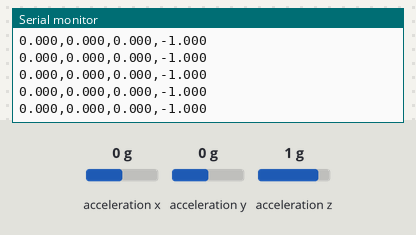
Bench run of a sketch on a simulated Arduino Uno, built with avr-gcc and run on an emulated ATmega328P. Parts: the last lines printed to the serial monitor. Wiring (inferred from the names in the program): MPU-6050 motion sensor at I2C address 0x68. Inputs (shaded band) come from the test bench; at power-on: acceleration x 0 g, acceleration z 1 g, acceleration y 0 g.

Above: at 5.4 s.
5.5 s: acceleration x set to -1.4 g
At 5.51 s:
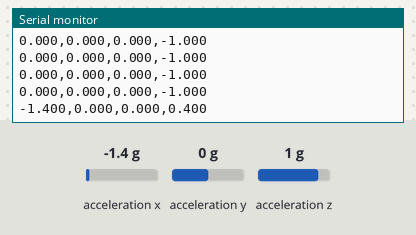
7.0 s: acceleration z set to -1.4 g
At 7.01 s:
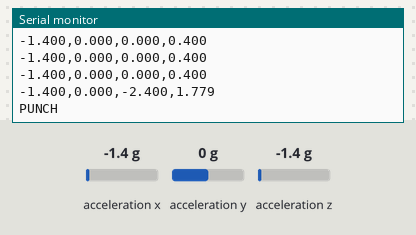
8.5 s: acceleration y set to -1.4 g
At 8.51 s:
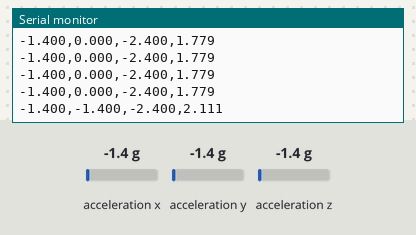
Timing chart, 0 to 11.5 s (numbered marks = the images above; inputs shaded):
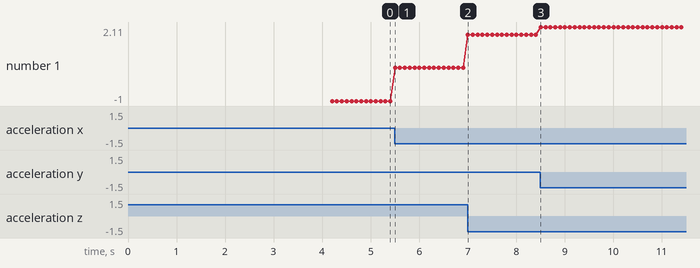

Measured:
- after the input at 5.5 s, the serial monitor: prints a new line at once (image 1)
- after the input at 7.0 s, the serial monitor: prints a new line at once (image 2)
- after the input at 8.5 s, the serial monitor: prints a new line at once (image 3)
- plotted number 1: -1 → 0.4 after the input at 5.5 s, 0.4 → 1.78 after the input at 7.0 s, 1.78 → 2.11 after the input at 8.5 s

The sketch:

imu_punch_test.ino
```cpp
/*
  Wrist IMU Punch Detector - standalone test (GY-521 / MPU-6050)

  Goal: tape a GY-521 to the left wrist brace and detect a punch (a short
  acceleration spike) from raw accelerometer data alone - no external MPU
  library, just Wire.h register reads, so this has the same dependency
  footprint as robot_arm_270.ino's own I2C use.

  Standalone on purpose, same workflow this project already uses for new
  motion code (see punch_angle_270.py / CLAUDE.md: prove it alone first,
  THEN wire it into the live system) - this sketch does NOT touch
  robot_arm_270.ino or the PCA9685/servo code at all. It doesn't even
  #include Adafruit_PWMServoDriver. Once punch detection feels right here,
  the plan is to fold setup()/loop() below into robot_arm_270.ino's own
  setup()/loop() so the Uno drives servos AND reads the wrist IMU at the
  same time - NOT to run this as a second, separate Arduino. That's why
  the MPU6050 (0x68) and the PCA9685 (0x40) are being kept on the same
  bus/pins (A4=SDA, A5=SCL) from the start: two different I2C addresses
  can share one bus with no conflict, so the real robot_arm_270.ino will
  be able to call pwm.begin() and mpuInit() in the same setup() later.

  Wiring: GY-521 VCC->5V, GND->GND, SDA->A4, SCL->A5, AD0 unconnected
  (leaves the I2C address at 0x68 - if AD0 is tied high instead it becomes
  0x69 and MPU_ADDR below would need to change).
*/

#include <Wire.h>

// ==================== TUNABLE SETTINGS ====================

#define PUNCH_THRESHOLD_G   1.5   // magnitude spike (in g, gravity already
                                   // removed) that counts as a punch - raise
                                   // this if light hand motion false-triggers,
                                   // lower it if real punches aren't firing
#define PUNCH_COOLDOWN_MS   300   // minimum time between two separate punch
                                   // reports, so one spike can't be counted
                                   // twice while the arm is still decelerating

#define LOOP_INTERVAL_MS        20   // ~50 Hz sample rate
#define DEBUG_PRINT_INTERVAL_MS 100  // how often the "ax,ay,az,mag" debug
                                     // line gets printed (every loop would
                                     // flood Serial Monitor at 50 Hz)
#define CALIBRATION_SAMPLES     200  // samples averaged at startup while
                                     // the wrist is held still

#define BAUD_RATE 115200  // matches every other sketch/script in this repo

// ============================================================

#define MPU_ADDR        0x68  // GY-521 I2C address with AD0 unconnected/low
#define REG_PWR_MGMT_1  0x6B  // power management - bit 6 (SLEEP) starts set,
                               // the chip is asleep until this is cleared
#define REG_GYRO_CONFIG  0x1B  // bits 4:3 (FS_SEL) pick the gyro's +/-deg/s range
#define REG_ACCEL_CONFIG 0x1C  // bits 4:3 (AFS_SEL) pick the accel's +/-g range
#define REG_ACCEL_XOUT_H 0x3B  // first of 6 contiguous bytes: XH,XL,YH,YL,ZH,ZL

// AFS_SEL=1 -> +/-4g range, which uses 8192 LSB per g (datasheet table:
// +/-2g=16384, +/-4g=8192, +/-8g=4096, +/-16g=2048 LSB/g). Must match
// ACCEL_SENSITIVITY below - they're two halves of the same setting.
#define ACCEL_CONFIG_VALUE 0x08
#define ACCEL_SENSITIVITY  8192.0

// FS_SEL=1 -> +/-500 deg/s range. Gyro data isn't read/used yet (punch
// detection here is accel-only), but the range is set now anyway so the
// register is in a known state before any future code reads GYRO_XOUT etc.
#define GYRO_CONFIG_VALUE 0x08

// Offset removed from every raw accel reading, measured once at startup
// (see calibrateAccel() below) - corrects for this specific sensor's own
// zero-g bias on each axis, NOT for gravity itself (gravity is handled
// separately, in the magnitude step below, since it can't be cancelled
// per-axis without assuming a fixed wrist orientation).
float axOffset = 0.0;
float ayOffset = 0.0;
float azOffset = 0.0;

unsigned long lastLoopTime = 0;
unsigned long lastPrintTime = 0;
unsigned long lastPunchTime = 0;  // millis() of the last reported punch,
                                   // 0 = none yet this session
bool punchActive = false;         // true while the current spike is still
                                   // above threshold - keeps one spike from
                                   // being reported more than once as it
                                   // rides above PUNCH_THRESHOLD_G for a
                                   // few consecutive loop() passes

void setup() {
  Serial.begin(BAUD_RATE);
  Wire.begin();

  // REG_PWR_MGMT_1 = 0x00 clears SLEEP (bit 6) and leaves CLKSEL at 0
  // (internal 8MHz oscillator) - this is the standard "wake the chip up"
  // write every MPU6050 init does first, before touching any other register.
  writeRegister(REG_PWR_MGMT_1, 0x00);

  writeRegister(REG_ACCEL_CONFIG, ACCEL_CONFIG_VALUE);  // +/-4g
  writeRegister(REG_GYRO_CONFIG, GYRO_CONFIG_VALUE);    // +/-500 deg/s

  calibrateAccel();
}

void loop() {
  unsigned long now = millis();
  if (now - lastLoopTime < LOOP_INTERVAL_MS) return;  // non-blocking ~50Hz gate
  lastLoopTime = now;

  float ax, ay, az;
  readAccelG(ax, ay, az);
  ax -= axOffset;
  ay -= ayOffset;
  az -= azOffset;

  // Vector magnitude of the (bias-corrected) accel reading, then subtract
  // 1g for gravity - a still wrist sits at roughly (0,0,1)g no matter which
  // way it's rotated (gravity is always pulling on *some* combination of
  // the 3 axes with total magnitude 1g), so magnitude-1g reads ~0 at rest
  // and spikes positive under any sudden extra acceleration, regardless of
  // wrist orientation at the moment of the punch.
  float magnitude = sqrt(ax * ax + ay * ay + az * az) - 1.0;

  if (now - lastPrintTime >= DEBUG_PRINT_INTERVAL_MS) {
    lastPrintTime = now;
    Serial.print(ax, 3);
    Serial.print(',');
    Serial.print(ay, 3);
    Serial.print(',');
    Serial.print(az, 3);
    Serial.print(',');
    Serial.println(magnitude, 3);
  }

  // Latch so a single spike (which stays above threshold for several
  // consecutive loop() passes while it rises/falls) reports exactly once,
  // and PUNCH_COOLDOWN_MS blocks a second, separate spike from counting if
  // it arrives unrealistically soon after the last one.
  if (magnitude > PUNCH_THRESHOLD_G) {
    if (!punchActive && (now - lastPunchTime >= PUNCH_COOLDOWN_MS)) {
      Serial.println("PUNCH");
      lastPunchTime = now;
    }
    punchActive = true;
  } else {
    punchActive = false;
  }
}

// Averages CALIBRATION_SAMPLES readings while the wrist is held still and
// stores the result as axOffset/ayOffset/azOffset. Blocking is fine here -
// this only runs once in setup(), not in the non-blocking loop() above.
void calibrateAccel() {
  float sumX = 0.0, sumY = 0.0, sumZ = 0.0;
  for (int i = 0; i < CALIBRATION_SAMPLES; i++) {
    float ax, ay, az;
    readAccelG(ax, ay, az);
    sumX += ax;
    sumY += ay;
    sumZ += az;
    delay(LOOP_INTERVAL_MS);
  }
  axOffset = sumX / CALIBRATION_SAMPLES;
  ayOffset = sumY / CALIBRATION_SAMPLES;
  azOffset = sumZ / CALIBRATION_SAMPLES;
  Serial.println("calibrated");
}

// Reads the 6 raw accel bytes starting at REG_ACCEL_XOUT_H (X high, X low,
// Y high, Y low, Z high, Z low) and converts each axis to g by combining
// the high/low bytes into a signed 16-bit value, then dividing by
// ACCEL_SENSITIVITY (8192 LSB/g at the +/-4g range set in setup()).
void readAccelG(float &ax, float &ay, float &az) {
  Wire.beginTransmission(MPU_ADDR);
  Wire.write(REG_ACCEL_XOUT_H);
  Wire.endTransmission(false);  // false = keep the bus held for the read that follows
  Wire.requestFrom(MPU_ADDR, 6, true);

  int16_t rawX = (Wire.read() << 8) | Wire.read();
  int16_t rawY = (Wire.read() << 8) | Wire.read();
  int16_t rawZ = (Wire.read() << 8) | Wire.read();

  ax = rawX / ACCEL_SENSITIVITY;
  ay = rawY / ACCEL_SENSITIVITY;
  az = rawZ / ACCEL_SENSITIVITY;
}

void writeRegister(uint8_t reg, uint8_t value) {
  Wire.beginTransmission(MPU_ADDR);
  Wire.write(reg);
  Wire.write(value);
  Wire.endTransmission(true);
}
```
